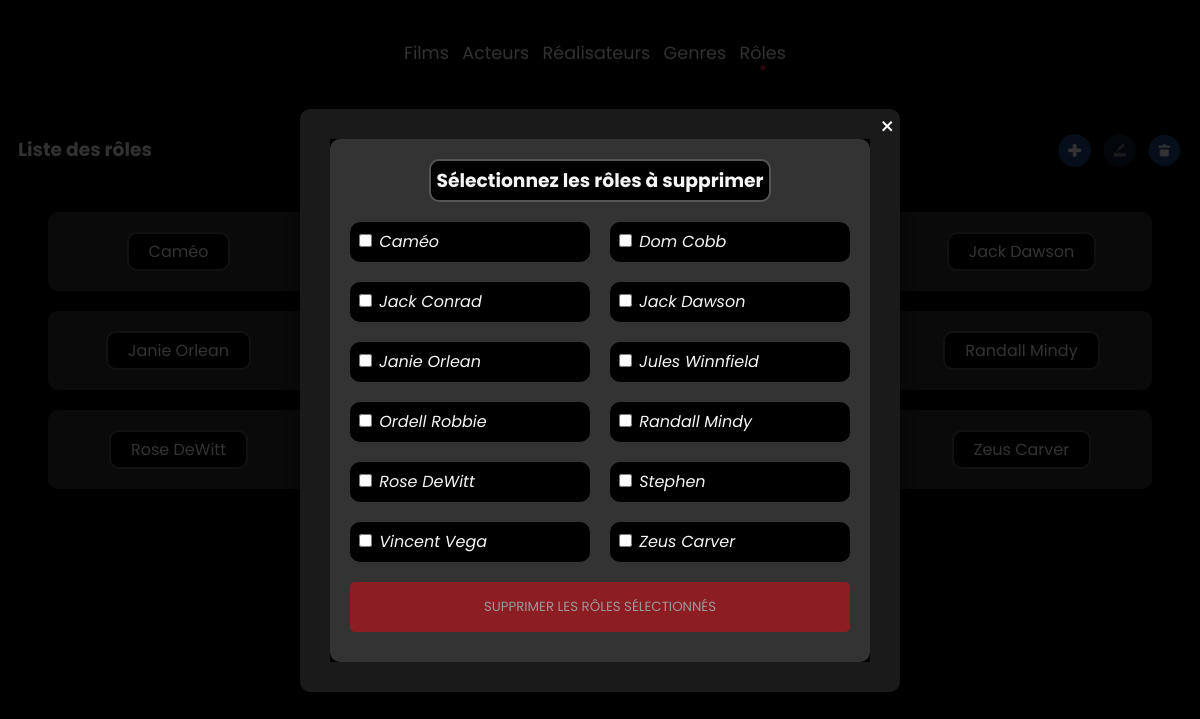
The app's page /index.php?action=delRole with its own data.
### tables this page shows
CREATE TABLE IF NOT EXISTS Role (
    id_role INT AUTO_INCREMENT PRIMARY KEY,
    personnage VARCHAR(30)
);

### controllers/RoleController.php (called while the page is built, shortened)
<?php
class RoleController
{
    function getlist(): \PDOStatement
    {
        $pdo = Connect::Connection();
        $roles = $pdo->query("
        SELECT id_role, personnage
        FROM role
        ORDER BY personnage ASC
        ");
        return $roles;
    }
    public function delRole()
    {
        $modalType  = 'modalDelRole';
        $this->toView($this->getlist()->fetchAll(), $modalType);
    }
    function toView($roles, $modalType = null)
    {
        require "views/rolesView.php";
    }
}

### views/rolesView.php (the view, shortened to what this page needs)
<div class="genre-container">
    <?php foreach ($roles as $role) { ?>
        <div class="genre-tile">
            <a href="index.php?action=detailRole&id=<?= $role["id_role"] ?>"><?= $role["personnage"] ?></a>
        </div>
    <?php } ?>
</div>
<?php
if (isset($modalType) && $modalType === 'modalDelRole') :
?>
    <form action="index.php?action=deleteRoles" method="post">
        <div id="casting-content">
            <h3 class="modify-title">Sélectionnez les rôles à supprimer</h3>
            <div class="scroll-container">
                <?php foreach ($roles as $role) { ?>
                    <div class="actor-container checksDelRole-container">
                        <input type="checkbox" id="role-<?= $role['id_role'] ?>" name="roleIds[]" value="<?= $role['id_role'] ?>">
                        <label for="role-<?= $role['id_role'] ?>"><?= $role['personnage'] ?></label>
                    </div>
                <?php } ?>
                <button type="submit" class="input input-del-role">Supprimer les rôles sélectionnés</button>
            </div>
        </div>
    </form>
<?php
endif;
?>
<?php
require "views/template.php";
?>

### public/css/style.css (style rules this page uses)
*, html { box-sizing: border-box; background-color: black; color: whitesmoke; font-family: 'Poppins', sans-serif; }
:root { --red: crimson; }
a { text-decoration: none; color: cornflowerblue }
button { width: 100%; padding: 10px 20px; margin: 0; border: none; background-color: red; color: white; cursor: pointer; border-radius: 5px; text-transform: uppercase; }
.actor-container { flex: 1 1 48%; border-radius: 10px; padding: 7px 5px 5px 5px; max-width: 48%; cursor: pointer; }
.modal-content form { display: flex; flex-direction: column; }
.modal-content input, .modal-content button { margin-bottom: 10px; }
.modal-content label { margin-bottom: 5px; }
.modal-content button { padding: 15px; background: #e50914; color: #fff; border: none; border-radius: 5px; cursor: pointer; }
.genre-container { display: flex; flex-wrap: wrap; justify-content: space-between; gap: 20px; margin-bottom: 50px; }
.genre-tile { flex: 0 0 calc(25% - 20px); background-color: #333; color: #fff; padding: 20px; border-radius: 10px; box-shadow: 0 4px 8px rgba(0, 0, 0, 0.5); display: flex; align-items: center; justify-content: center; text-align: center; transition: all 0.3s; }
#casting-content, #kinds-content { display: flex; flex-direction: column; background-color: #333; border-radius: 10px; padding: 20px; max-width: 600px; max-height: 600px; }
.scroll-container { display: flex; flex-wrap: wrap; justify-content: space-between; gap: 20px; margin-top: 20px; max-height: 600px; overflow-y: auto; border-radius: 10px; background-color: transparent; max-width: 600px; }
.modify-title { display: inline-block; margin: auto; border: 2px solid #555; border-radius: 10px; padding: 5px; }
.genre-container a { border: 2px solid #555; border-radius: 10px; padding: 5px 20px; color: inherit; }
#casting-content label { font-style: italic; }
.input-del-role:disabled, .input-del-kind:disabled, S .input-del-director:disabled, .input-del-actor:disabled, .input-del-film:disabled { cursor: not-allowed; opacity: 0.5; pointer-events: none; }
.actor-container label { cursor: pointer; }
.genre-container { display: flex; flex-wrap: wrap; gap: 10px; justify-content: center; padding: 20px; background-color: black; }
.genre-container { display: flex; flex-wrap: wrap; gap: 20px; justify-content: center; padding: 20px; background-color: black; }

### records on screen
role: personnage "Caméo"
role: personnage "Jack Dawson"
role: personnage "Janie Orlean"
role: personnage "Randall Mindy"
role: personnage "Rose DeWitt"
role: personnage "Zeus Carver"
role: personnage "Dom Cobb"
role: personnage "Jack Conrad"
role: personnage "Jules Winnfield"
role: personnage "Ordell Robbie"
role: personnage "Stephen"
role: personnage "Vincent Vega"

### other values on screen
$titre_secondaire "Liste des rôles"
